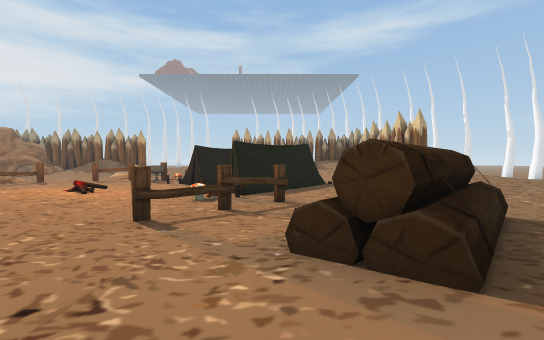
view 1 (above)

24 first-person views from a walk through a Unity game level. The camera is 1.5 m above the floor, tilts 2° down and sees 90° across. The floor is counted in squares, 2 m on a side. Each view is taken from the middle of a square. On the plan, view 1 faces up. The plan holds only what a view shows up to about 10 squares ahead; the rest is blank. The place goes on beyond the plan. The player character is not drawn. Some animated figures are not drawn. Some surface patterns are stand-ins.

view 2
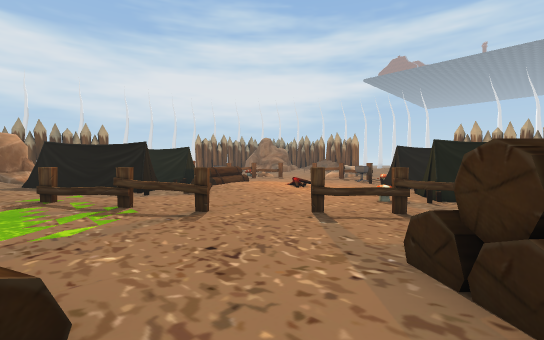

view 3
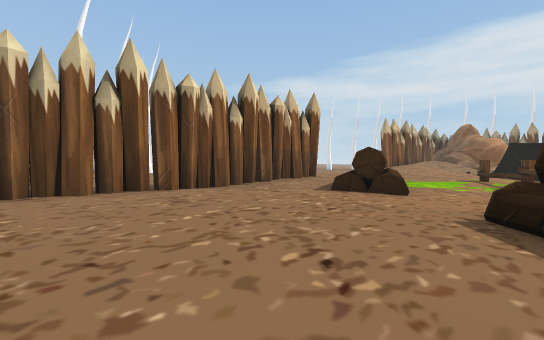

view 4
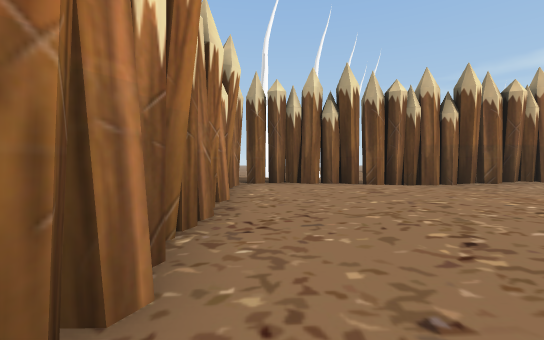

view 5
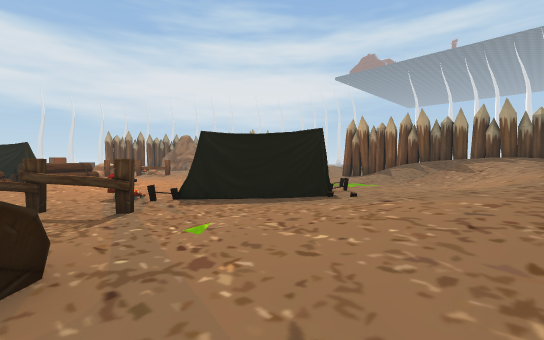

view 6
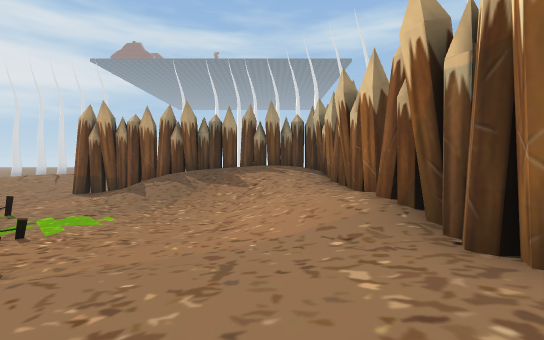

view 7
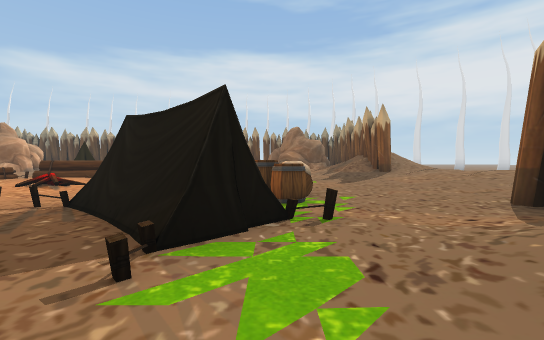

view 8
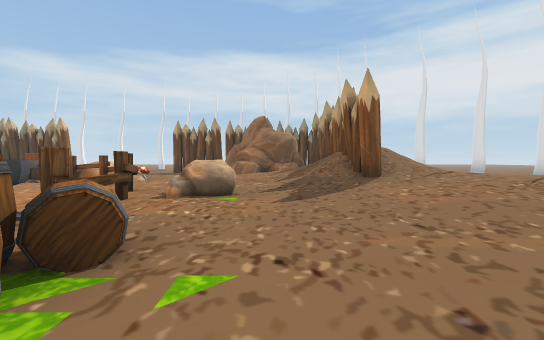

view 9
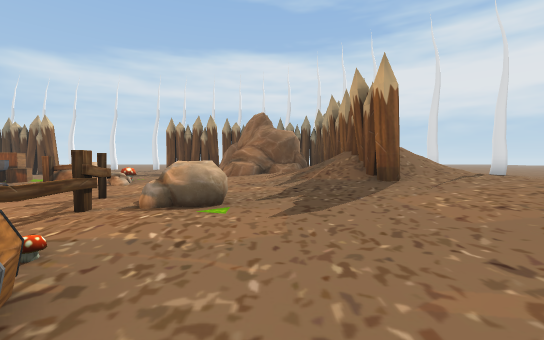

view 10
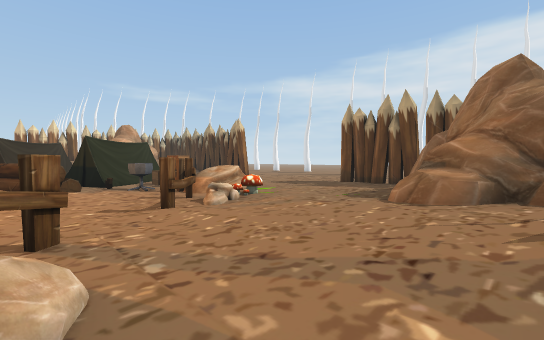

view 11
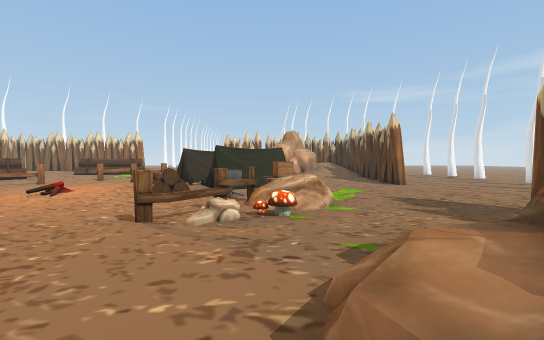

view 12
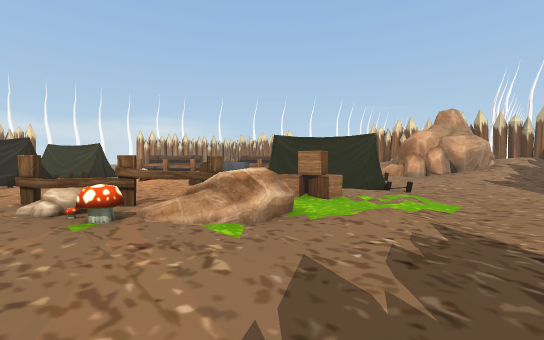

view 13
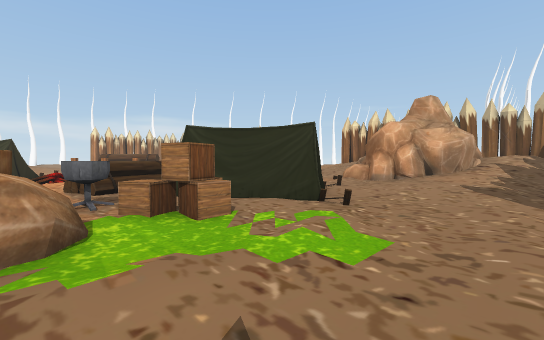

view 14
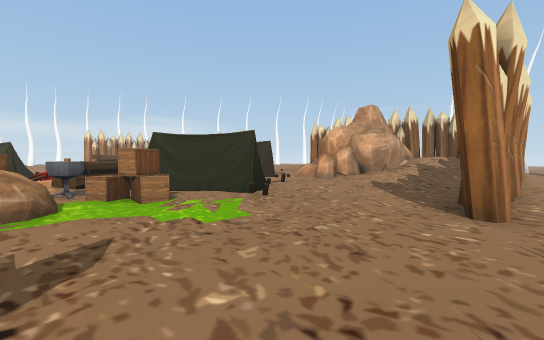

view 15
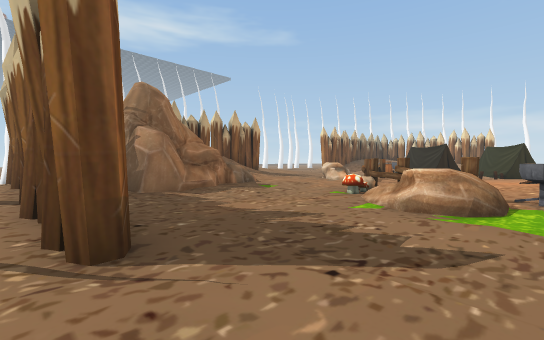

view 16
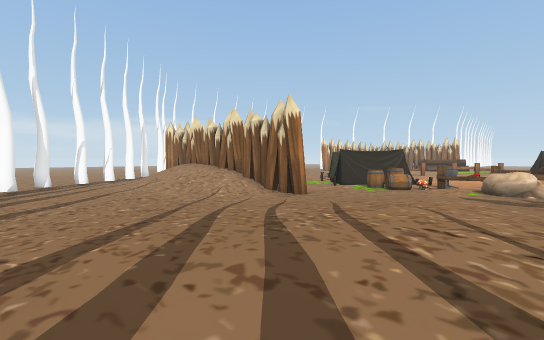

view 17
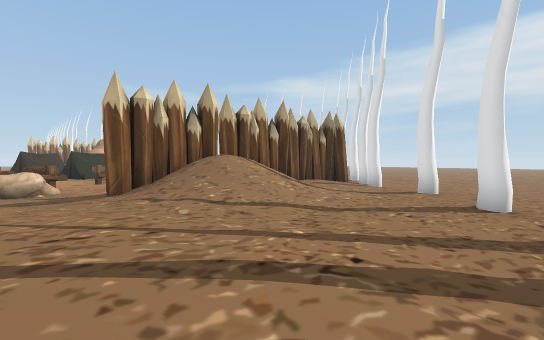

view 18
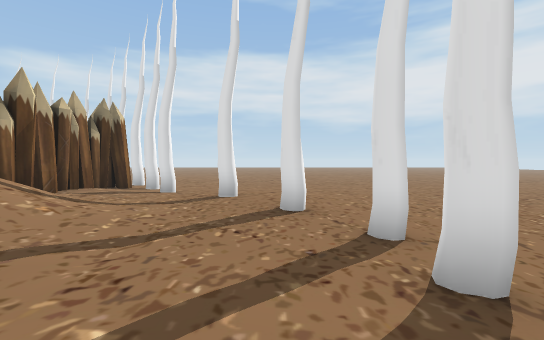

view 19
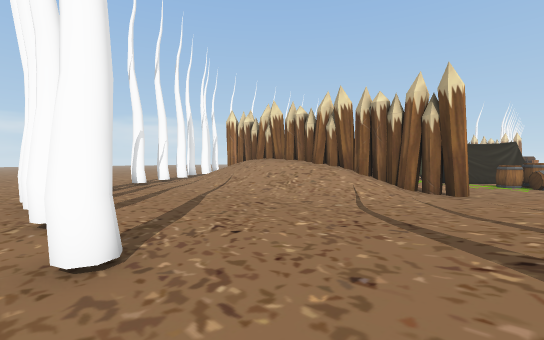

view 20
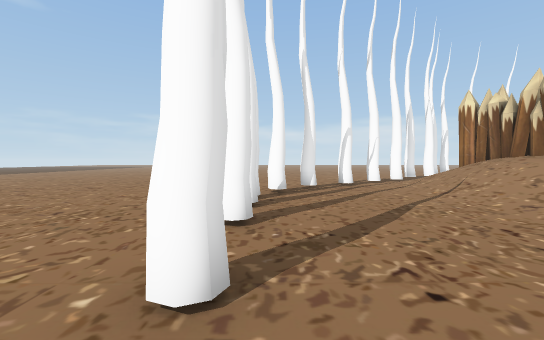

view 21
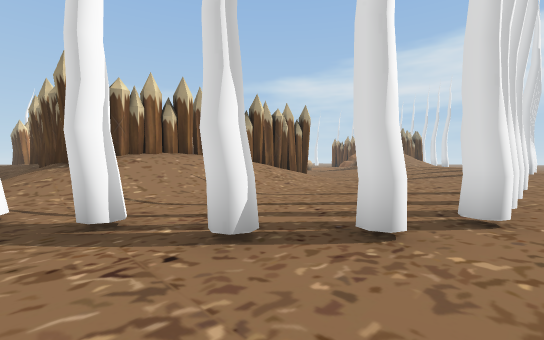

view 22
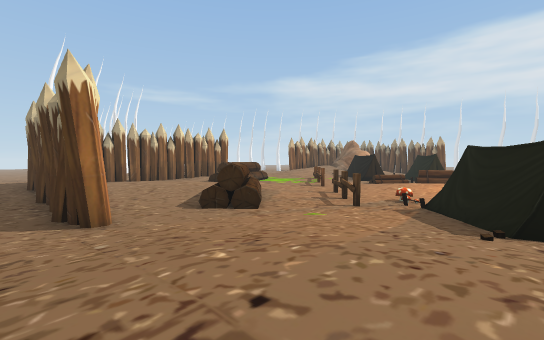

view 23
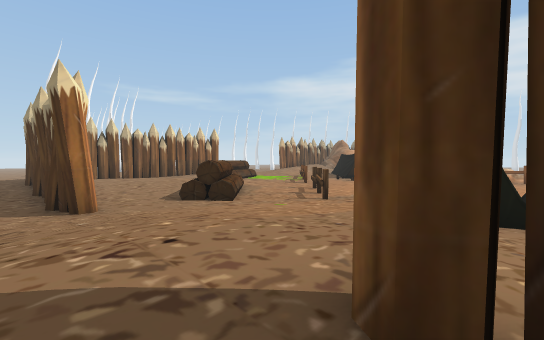

view 24
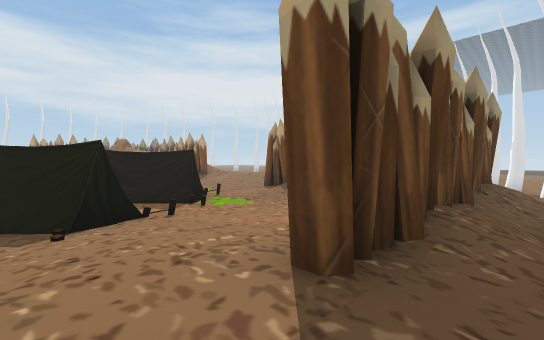

### Floor plan
Key: @ floor where view 1 was taken; # wall or solid block; x gap in a wall; . main floor; : floor 0.25 m higher than the main floor; + floor 0.5 m higher than the main floor; * floor 0.75 m higher than the main floor; % floor 1 m higher than the main floor; / step, stairs or slope; = window, fence, low wall or low ledge; ^ raised ledge; B bonfire; M mushroom; T thing the floor can be seen under or through; R rock; A barrel; C box; O other object.
Columns run from 18 left of view 1 to 7 right of it. Each row starts with its distance up from view 1.
 26 .:::::O:O   O:/..O.OOO....
 25 .::+++::+//**//:......O...
 24 ::+++O+++/***//:.......OO.
 23 ::+O+++++/*%*//:........O.
 22 ::++++///****///..........
 21 ::O++////****//:.///////.O
 20 O:////////**///:://///////
 19 ######/###///::.###/#x###/
 18  ####////////::.// /////#/
 17 +#  #/////:::....///////#/
 16 x   ##///::::....///////#/
 15 / ####/+::RR:.A.=../////#/
 14 :####/+:::/R=MAA#....///#/
 13 :#::::::::#..O  ##=..///x/
 12 .#::::://.....###...:///#/
 11 .#:.:.MR=....  #.. ::///#/
 10 .....+=#.......=. ##////%/
  9 ..../R#....:.....##////%%%
  8 :.../.CO:=::B/...#.://////
  7 ..../CO =^=++/..M..:://///
  6 ..:./..###^/+::...T.::////
  5 ...../### ==:::.=T..:#::::
  4 .#:../#   x//:....::##::#:
  3 .#:///=   #/:::.::=##:::#:
  2 .#///+:: ##::##::::#//::#:
  1 .#///##/##++#=::::++++++#:
  0 :#//####//+++++::#@+*+++#:
 -1 /#//#       ++=####+**++#:
 -2 /#/              +++***+#+
 -3  #///          +**++++**#+
 -4  ####          /#####x###

Positions as (right, up) in squares from view 1, and headings:
1: (0, 0), facing up
2: (1, 0), facing up-left
3: (5, 2), facing down-left
4: (5, 3), facing down
5: (5, 5), facing up-left
6: (4, 9), facing up
7: (2, 14), facing left
8: (-2, 16), facing left
9: (-3, 16), facing left
10: (-8, 16), facing down-left
11: (-12, 16), facing down
12: (-16, 12), facing down-right
13: (-16, 9), facing down-right
14: (-18, 9), facing down-right
15: (-18, 8), facing up-right
16: (-8, 25), facing down-right
17: (-7, 25), facing down-left
18: (-8, 24), facing left
19: (-4, 26), facing down-right
20: (-3, 25), facing right
21: (7, 26), facing down-left
22: (7, 10), facing down-left
23: (7, 11), facing down-left
24: (7, 9), facing up-left
